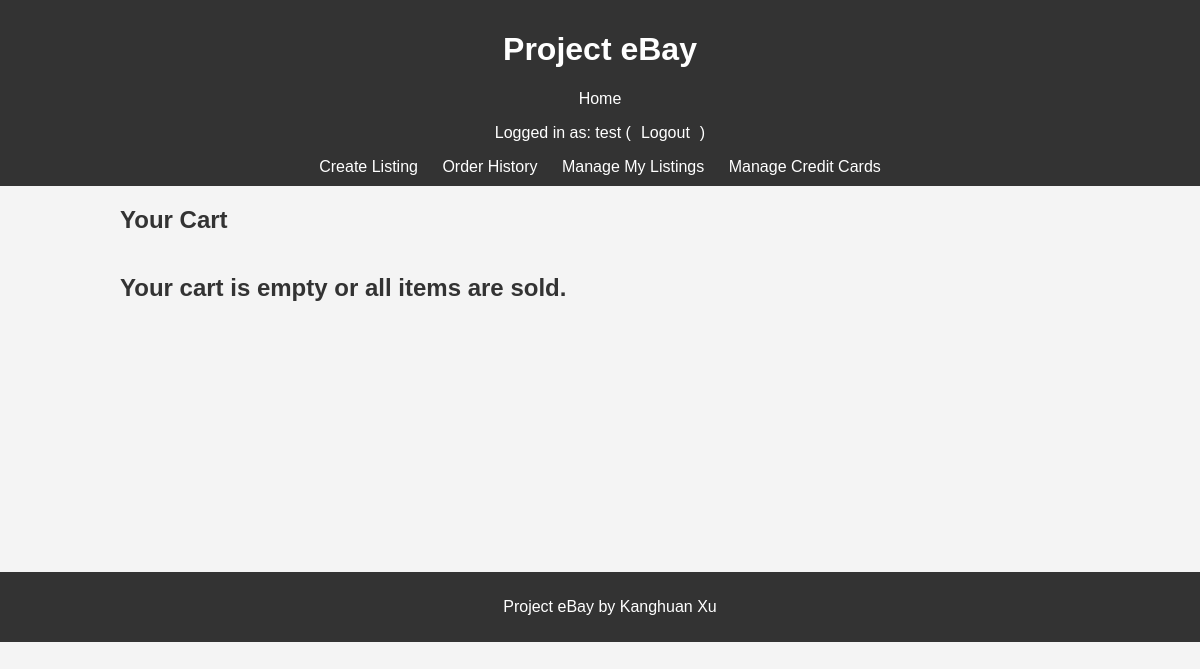
The app's page /cart/ (signed in), older data.
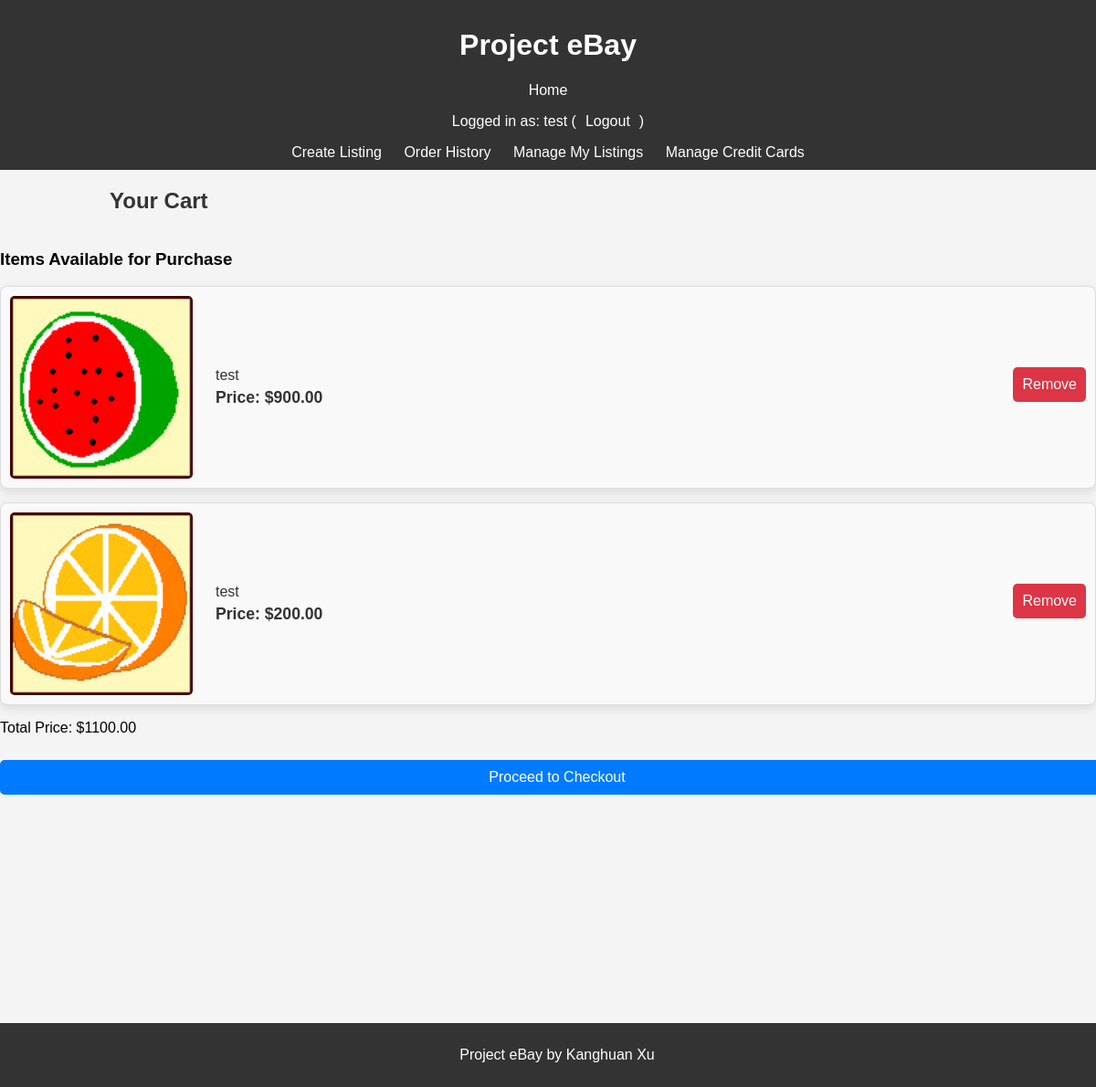
The same page, newer data.
### project/models.py (models this page shows, shortened)
class CartItem(models.Model):
    cart = models.ForeignKey(Cart, on_delete=models.CASCADE, related_name='items')
    listing = models.ForeignKey('Listing', on_delete=models.CASCADE)

class Listing(models.Model):
    name = models.CharField(max_length=200) # Name of the item
    description = models.TextField() # Description of the item
    price = models.DecimalField(max_digits=10, decimal_places=2) # Price of the item
    image = models.ImageField(upload_to='listing_images/', blank=True, null=True) # Image of the item
    category = models.CharField(max_length=100) # Category the item belongs to
    created_at = models.DateTimeField(auto_now_add=True) # Timestamp for when the item was listed
    expires_at = models.DateTimeField() # Expiration timestamp for the listing
    user = models.ForeignKey(User, on_delete=models.CASCADE, related_name="listings")  # Link to User
    sold = models.BooleanField(default=False)  # Track sold status

class Cart(models.Model):
    user = models.OneToOneField(User, on_delete=models.CASCADE, related_name='cart')
    created_at = models.DateTimeField(auto_now_add=True)
    def total_price(self):
        return sum(item.listing.price for item in self.items.filter(listing__sold=False))

### project/views.py (the view)
# urls.py: path('cart/', ViewCartView.as_view(), name='cart'),
class ViewCartView(LoginRequiredMixin, View):
    def get(self, request, *args, **kwargs):
        cart, created = Cart.objects.get_or_create(user=request.user)
        unsold_items = cart.items.filter(listing__sold=False).select_related('listing')
        sold_items = cart.items.filter(listing__sold=True).select_related('listing')
        return render(request, 'project/cart.html', {
            'cart': cart,
            'unsold_items': unsold_items,
            'sold_items': sold_items,
        })

### project/templates/project/cart.html (shortened to what this page needs)
{% extends 'project/base.html' %}
{% block content %}
<div class="container">
    <h2>Your Cart</h2>
    {% if unsold_items %}
        <h3>Items Available for Purchase</h3>
        {% for item in unsold_items %}
            <div class="card">
                <img src="{{ item.listing.image.url }}" alt="{{ item.listing.name }}" class="listing-image">
                <div class="card-details">
                    <h3>{{ item.listing.name }}</h3>
                    <p>Price: ${{ item.listing.price }}</p>
                </div>
                <form method="post" action="{% url 'remove_from_cart' item.id %}">
                    <button type="submit" class="btn btn-danger">Remove</button>
                </form>
            </div>
        {% endfor %}
        <div class="checkout-container">
            <p>Total Price: ${{ cart.total_price }}</p>
            <a href="{% url 'checkout_cart' %}" class="btn btn-primary">Proceed to Checkout</a>
        </div>
    {% else %}
        <h2>Your cart is empty or all items are sold.</h2>
    {% endif %}
</div>
{% endblock %}

Row changes from the older to the newer data that the page shows:
added CartItem: listing.image (picture), listing.name "test", listing.price "900.00"
added CartItem: listing.image (picture), listing.name "test", listing.price "200.00"
now on this page (row unchanged): Cart: total_price "1100.00"
Text that changed along with them:
text no longer shown: "Your cart is empty or all items are sold."
text now shown: "Items Available for Purchase Total Price: $ Proceed to Checkout"
